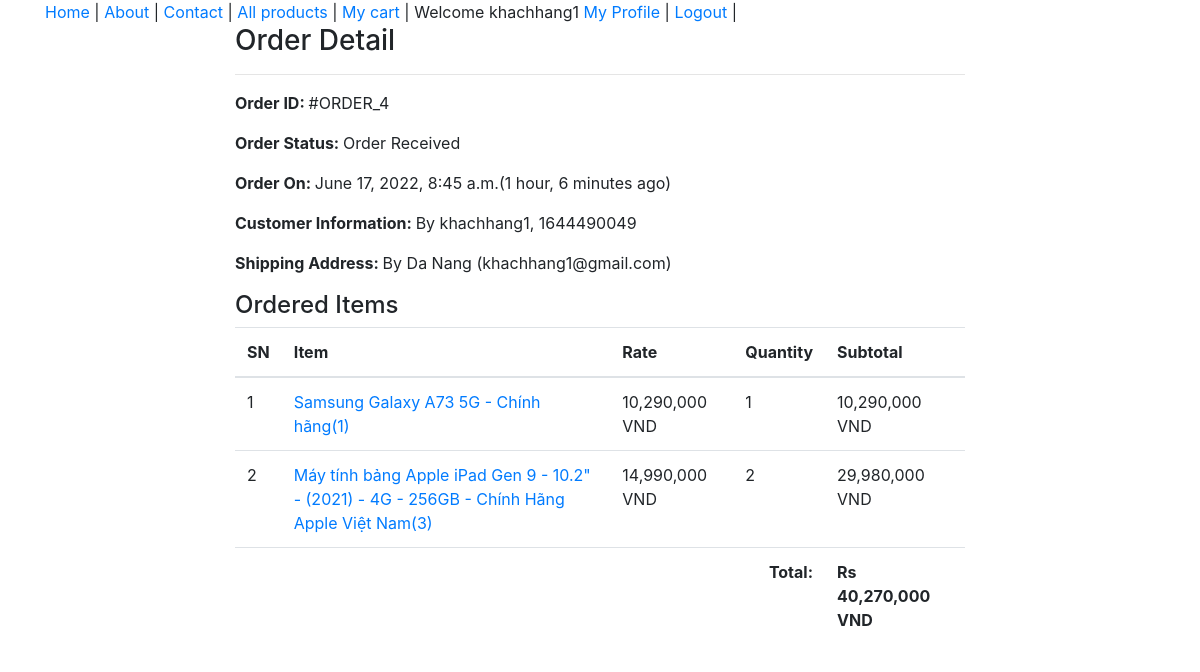
Screenshot of /profile/order-4/ (signed in) with the database file from the repository.
### shop_app/models.py (models this page shows, shortened)
class Order(models.Model):
    cart = models.OneToOneField(Cart, on_delete = models.CASCADE)
    ordered_by = models.CharField(max_length=200)
    shipping_address = models.CharField(max_length=200)
    mobile = models.CharField(max_length=10)
    email = models.EmailField(null=True, blank=True)
    subtotal = models.PositiveIntegerField()
    discount = models.PositiveIntegerField()
    total = models.PositiveIntegerField()
    order_status = models.CharField(max_length=50, choices=ORDERED_STATUS)
    created_at = models.DateTimeField(auto_now_add=True)

class CartProduct(models.Model):
    cart = models.ForeignKey(Cart, on_delete = models.CASCADE)
    product = models.ForeignKey(Product, on_delete=models.CASCADE)
    rate = models.PositiveIntegerField()
    quantity = models.PositiveIntegerField()
    subtotal = models.PositiveIntegerField()

class Product(models.Model):
    title = models.CharField(max_length=200)
    slug = models.SlugField(unique=True)
    category = models.ForeignKey(Category, on_delete=models.CASCADE)
    image = models.ImageField(upload_to="products")
    marked_price = models.PositiveIntegerField()
    selling_price = models.PositiveIntegerField()
    description = models.TextField()
    warranty = models.CharField(max_length=300, null=True, blank=True)
    return_policy = models.CharField(max_length=300, null=True, blank=True)
    view_count = models.PositiveIntegerField(default=0)

### shop_app/views.py (the view)
# urls.py: path("profile/order-<int:pk>/", CustomerOrderDetailView.as_view(),
class CustomerOrderDetailView(DetailView):
    template_name = "customer_order_detail.html"
    model = Order
    context_object_name = "ord_obj"
    def dispatch(self, request, *args, **kwargs):
        if request.user.is_authenticated and Customer.objects.filter(user=request.user).exists():
            order_id = self.kwargs["pk"]
            order = Order.objects.get(id=order_id)
            if request.user.customer != order.cart.customer:
                return redirect("shop_app:customer_profile")
        else:
            return redirect("/login/?next=/profile/")
        return super().dispatch(request, *args, **kwargs)

### templates/customer_order_detail.html (shortened to what this page needs)
{% extends "base.html" %}
{% load humanize %}
{% block content %}
<div class="container">
    <div class="row">
        <div class="col-md-8 mx-auto">
            <h3>Order Detail</h3><hr>
            <p><span class="font-weight-bold">Order ID: </span> #ORDER_{{ord_obj.id}}</p>
            <p><span class="font-weight-bold">Order Status: </span> {{ord_obj.order_status}}</p>
            <p><span class="font-weight-bold">Order On: </span> {{ord_obj.created_at}}({{ord_obj.created_at|timesince}} ago)</p>
            <p><span class="font-weight-bold">Customer Information: </span> By {{ord_obj.ordered_by}}, {{ord_obj.mobile}}</p>
            <p><span class="font-weight-bold">Shipping Address: </span> By {{ord_obj.shipping_address}} ({{ord_obj.email}})</p>
            <h4>Ordered Items</h4>
            <table class="table">
                <thead>
                    <tr>
                        <th>SN</th>
                        <th>Item</th>
                        <th>Rate</th>
                        <th>Quantity</th>
                        <th>Subtotal</th>
                    </tr>
                </thead>
                <tbody>
                    {% for cp in ord_obj.cart.cartproduct_set.all %}
                    <tr>
                        <td>{{forloop.counter}}</td>
                        <td><a target="_blank" href="{%url 'shop_app:product_detail' cp.product.slug%}">{{cp.product.title}}({{cp.product.id}})</a></td>
                        <td>{{cp.rate | intcomma}} VND</td>
                        <td>{{cp.quantity}}</td>
                        <td>{{cp.subtotal | intcomma}} VND</td>
                    </tr>
                    {% endfor %}
                    <tr>
                        <th colspan="4" class="text-right">Total: </th>
                        <th>Rs {{ord_obj.total | intcomma}} VND</th>
                    </tr>
                </tbody>
            </table>
        </div>
    </div>
</div>
{% endblock %}

### templates/base.html (shortened to what this page needs)
<!DOCTYPE html>
<html lang="en">
<head>
    <link rel="stylesheet" href="https://stackpath.bootstrapcdn.com/bootstrap/4.5.2/css/bootstrap.min.css">
</head>
<body>
    <div class="container">
        <a href="{% url 'shop_app:home' %}">Home</a> |
        <a href="{% url 'shop_app:about' %}">About</a> |
        <a href="{% url 'shop_app:contact' %}">Contact</a> |
        <a href="{% url 'shop_app:all_products' %}">All products</a> |
        <a href="{% url 'shop_app:my_cart' %}">My cart</a> |
        {% if  request.user.customer %}
        Welcome {{ request.user.username}}
        <a href="{% url 'shop_app:customer_profile' %}">My Profile</a> |
        <a href="{% url 'shop_app:customer_logout' %}">Logout</a> |
        {% else %}
            <a href="{% url 'shop_app:customer_registration' %}">Register</a> |
            <a href="{% url 'shop_app:customer_login' %}">Login</a> |
        {% endif %}
    </div>
    {% block content %}
    {% endblock %}
</body>
</html>

### rows the page displays
Order: id "4", order_status "Order Received", created_at "June 17, 2022, 8:45 a.m.", created_at "1 hour, 6 minutes", ordered_by "khachhang1", mobile "1644490049", shipping_address "Da Nang", email "khachhang1@gmail.com", total "40,270,000"
CartProduct: product "Samsung Galaxy A73 5G - Chính hãng", product.id "1", rate "10,290,000", quantity "1", subtotal "10,290,000"
CartProduct: product "Máy tính bảng Apple iPad Gen 9 - 10.2\" - (2021) - 4G - 256GB - Chính Hãng Apple Việt Nam", product.id "3", rate "14,990,000", quantity "2", subtotal "29,980,000"

### other values shown
{{ request.user.username }} "khachhang1"
